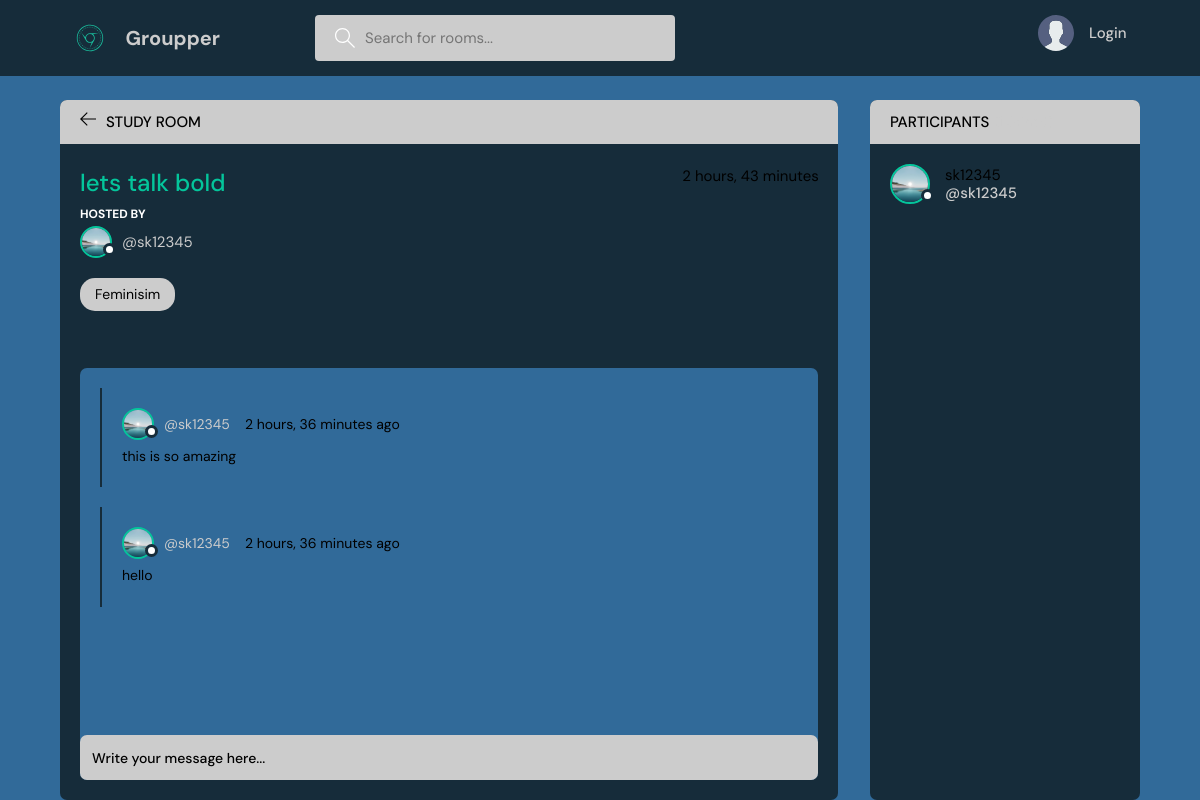
Page /room/3/ on the committed database.
### base/models.py (models this page shows, shortened)
class Room(models.Model):
    host = models.ForeignKey(User,on_delete=models.SET_NULL , null =True)
    topic =  models.ForeignKey(Topic,on_delete=models.SET_NULL , null =True)
    name = models.CharField(max_length=200)
    description = models.TextField(null=True , blank = True)
    participants = models.ManyToManyField(User , related_name='participants' ,blank=True)
    updated = models.DateTimeField(auto_now=True)
    created = models.DateTimeField(auto_now=True)
    class Meta:
        ordering = ['-updated' , '-created']

class User(AbstractUser):
   name = models.CharField(max_length=200, null=True)
   email = models.EmailField(unique=True, null=True)
   bio = models.TextField(null=True)
   avatar = models.ImageField(null=True, default="avatar.svg")
   USERNAME_FIELD = 'email'
   REQUIRED_FIELDS = []

class Topic(models.Model):
    name= models.CharField(max_length=200)
    def __str__(self):
        return self.name

class Message(models.Model):
    user = models.ForeignKey(User, on_delete=models.CASCADE)
    room = models.ForeignKey(Room,on_delete=models.CASCADE)
    body = models.TextField()
    updated = models.DateTimeField(auto_now=True)
    created = models.DateTimeField(auto_now=True)
    class Meta:
        ordering = ['-updated' , '-created']

### base/views.py (the view, shortened to what this page needs)
# urls.py: path('room/<str:pk>/' , views.room , name="room"),
def room (request , pk):
    room = Room.objects.get(id=pk)
    room_messages = room.message_set.all()
    participants = room.participants.all()
    context = {'room' : room , 'room_messages' : room_messages , 'participants' :participants }
    return render (request , 'base/room.html' ,context)

### base/templates/base/room.html (shortened to what this page needs)
{% extends 'main.html' %}
{% block content %}
    <main class="profile-page layout layout--2">
      <div class="container">
        <div class="room">
          <div class="room__top">
            <div class="room__topLeft">
              <a href="{% url 'home' %}">
                <svg version="1.1" xmlns="http://www.w3.org/2000/svg" width="32" height="32" viewBox="0 0 32 32">
                  <title>arrow-left</title>
                  <path
                    d="M13.723 2.286l-13.723 13.714 13.719 13.714 1.616-1.611-10.96-10.96h27.625v-2.286h-27.625l10.965-10.965-1.616-1.607z"
                  ></path>
                </svg>
              </a>
              <h3>Study Room</h3>
              </div>
          </div>
          <div class="room__box scroll">
            <div class="room__header scroll">
              <div class="room__info">
                <h3>{{room.name}}</h3>
                <span>{{room.created|timesince}}</span>
              </div>
              <div class="room__hosted">
                <p>Hosted By</p>
                <a href="{% url 'user-profile' room.host.id%}" class="room__author">
                  <div class="avatar avatar--small">
                    <img src="{{room.host.avatar.url}}" />
                  </div>
                  <span>@{{room.host.username}}</span>
                </a>
              </div>
              <span class="room__topics">{{room.topic}}</span>
            </div>
            <div class="room__conversation">
              <div class="threads scroll">
                {% for message in room_messages %}
                <div class="thread">
                  <div class="thread__top">
                    <div class="thread__author">
                      <a href="{% url 'user-profile' message.user.id %}" class="thread__authorInfo">
                        <div class="avatar avatar--small">
                          <img src="{{message.user.avatar.url}}" />
                        </div>
                        <span>@{{message.user.username}}</span>
                      </a>
                      <span class="thread__date">{{message.created | timesince}} ago </span>
                    </div>
                  </div>
                  <div class="thread__details">
                    {{message.body}}
                  </div>
                </div>
                {% endfor %}
              </div>
            </div>
          </div>
          <div class="room__message">
            <form action="" method="POST">
              <input name="body" placeholder="Write your message here..." /></form>
          </div>
        </div>
        <div class="participants">
          <h3 class="participants__top">Participants <span>({{participants.count}} Joined)</span></h3>
          <div class="participants__list scroll">
            {% for user in participants %}
            <a href="{% url 'user-profile' user.id%}" class="participant">
              <div class="avatar avatar--medium">
                <img src="{{user.avatar.url}}" />
              </div>
              <p>
                {{user.username}}
                <span>@{{user.username}}</span>
              </p>
            </a>
            {% endfor %}
          </div>
        </div>
      </div>
    </main>
{% endblock content %}

### rows in the picture
Room: name "lets talk bold", created "2 hours, 43 minutes", host.avatar (picture), host.username "sk12345", topic "Feminisim"
Message: user.avatar (picture), user.username "sk12345", created "2 hours, 36 minutes", body "this is so amazing"
Message: user.avatar (picture), user.username "sk12345", created "2 hours, 36 minutes", body "hello"
User: avatar (picture), username "sk12345"
